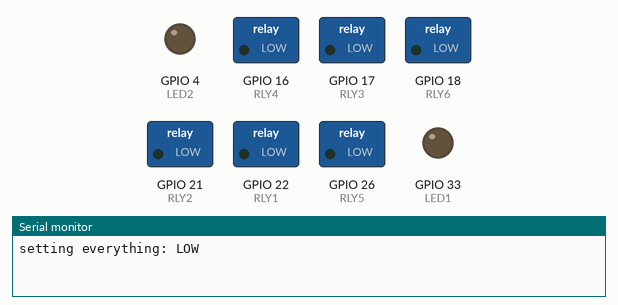
Simulated run of this sketch. Board: ESP32. Parts: switched loads named in the sketch (green lamp = pin HIGH), output pins drawn as LEDs (lit = HIGH), the last lines printed to the serial monitor. Random numbers use the default seed unless the sketch sets one. At 14.8 s the program restarts the board; the recording ends there.

Above: at 1.9 s.
At 4.4 s:
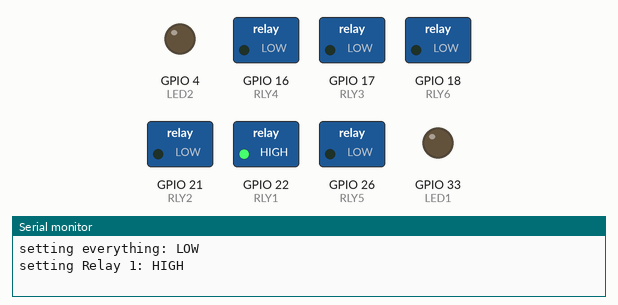
At 5.4 s:
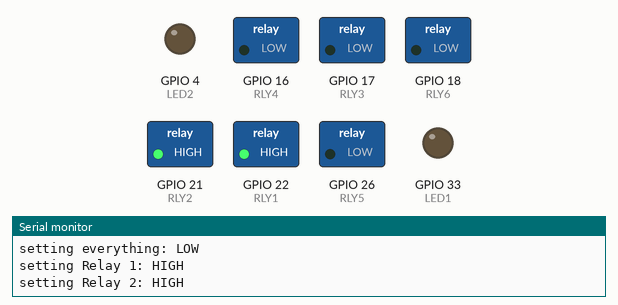
At 6.4 s:
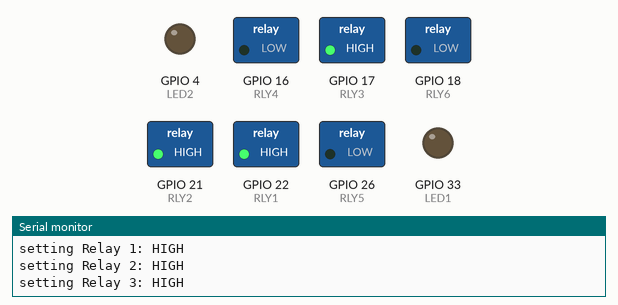
At 8.4 s:
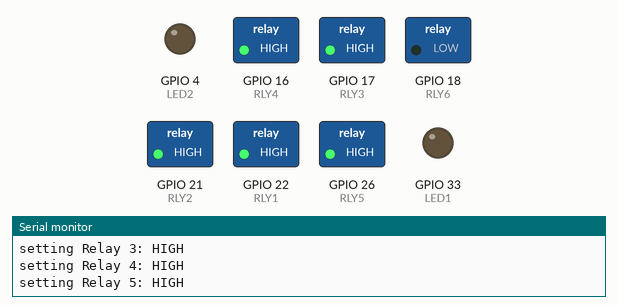
At 11.4 s:
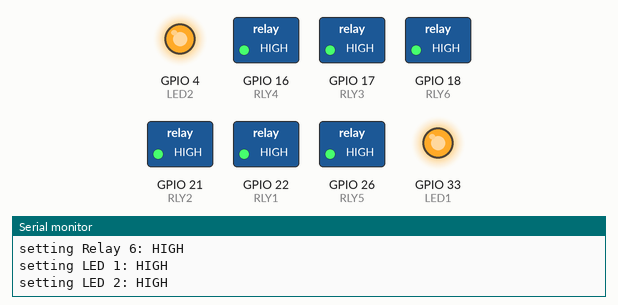
Timing chart, 0 to 14.8 s (numbered marks = the images above):
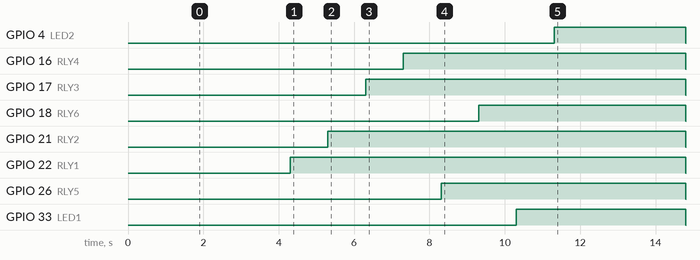

The sketch:

simple.ino
```cpp
// Debug flag
bool debug = true;

// Define GPIO pins for relays and LEDs
const int RLY1 = 22;
const int RLY2 = 21;
const int RLY3 = 17;
const int RLY4 = 16;
const int RLY5 = 26;
const int RLY6 = 18;
const int LED1 = 33;
const int LED2 = 4;

// Function to reset the state of relays and LEDs
void resetBoard() {
    // Reset all relays and LEDs
    if(debug == true) {
        Serial.println("setting everything: LOW");
    }
    digitalWrite(RLY1, LOW);
    digitalWrite(RLY2, LOW);
    digitalWrite(RLY3, LOW);
    digitalWrite(RLY4, LOW);
    digitalWrite(RLY5, LOW);
    digitalWrite(RLY6, LOW);
    digitalWrite(LED1, LOW);
    digitalWrite(LED2, LOW);
}

// Function to test the board by toggling relays and LEDs
void testBoard() {
    // Reset the board
    resetBoard();
    delay(2500);

    // Test each relay by setting it to HIGH
    if(debug == true) { Serial.println("setting Relay 1: HIGH"); }
    digitalWrite(RLY1, HIGH);
    delay(1000);

    if(debug == true) { Serial.println("setting Relay 2: HIGH"); }
    digitalWrite(RLY2, HIGH);
    delay(1000);

    if(debug == true) { Serial.println("setting Relay 3: HIGH"); }
    digitalWrite(RLY3, HIGH);
    delay(1000);

    if(debug == true) { Serial.println("setting Relay 4: HIGH"); }
    digitalWrite(RLY4, HIGH);
    delay(1000);

    if(debug == true) { Serial.println("setting Relay 5: HIGH"); }
    digitalWrite(RLY5, HIGH);
    delay(1000);

    if(debug == true) { Serial.println("setting Relay 6: HIGH"); }
    digitalWrite(RLY6, HIGH);
    delay(1000);

    // Test each LED by setting it to HIGH
    if(debug == true) { Serial.println("setting LED 1: HIGH"); }
    digitalWrite(LED1, HIGH);
    delay(1000);

    if(debug == true) { Serial.println("setting LED 2: HIGH"); }
    digitalWrite(LED2, HIGH);
    delay(1000);

    // Reset the board again
    delay(2500);
    resetBoard();

    // Reboot the ESP
    ESP.restart();
}

// System setup
void setup() {
    // Begin serial IO
    Serial.begin(115200);
    delay(random(1000, 5000));

    // Setup GPIO pins and set their initial states
    pinMode(RLY1, OUTPUT);
    pinMode(RLY2, OUTPUT);
    pinMode(RLY3, OUTPUT);
    pinMode(RLY4, OUTPUT);
    pinMode(RLY5, OUTPUT);
    pinMode(RLY6, OUTPUT);
    pinMode(LED1, OUTPUT);
    pinMode(LED2, OUTPUT);
    digitalWrite(RLY1, LOW);
    digitalWrite(RLY2, LOW);
    digitalWrite(RLY3, LOW);
    digitalWrite(RLY4, LOW);
    digitalWrite(RLY5, LOW);
    digitalWrite(RLY6, LOW);
    digitalWrite(LED1, LOW);
    digitalWrite(LED2, LOW);
}

// Main loop
void loop() {
    testBoard();
}
```

Measured:
- by itself, GPIO 4 (LED2): LOW → HIGH at 11.3 s, → LOW 3.5 s later
- by itself, GPIO 16 (RLY4): LOW → HIGH at 7.3 s, → LOW 7.5 s later
- by itself, GPIO 17 (RLY3): LOW → HIGH at 6.3 s, → LOW 8.5 s later
- by itself, GPIO 18 (RLY6): LOW → HIGH at 9.3 s, → LOW 5.5 s later
- by itself, GPIO 21 (RLY2): LOW → HIGH at 5.3 s, → LOW 9.5 s later
- by itself, GPIO 22 (RLY1): LOW → HIGH at 4.3 s, → LOW 10.5 s later
- by itself, GPIO 26 (RLY5): LOW → HIGH at 8.3 s, → LOW 6.5 s later
- by itself, GPIO 33 (LED1): LOW → HIGH at 10.3 s, → LOW 4.5 s later
